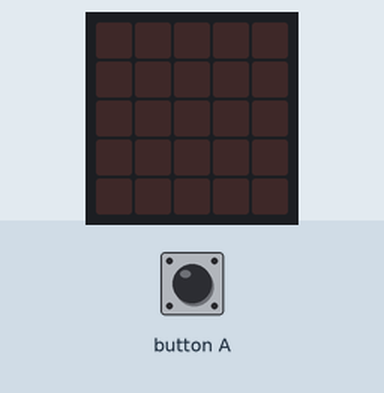
The program below on a simulated BBC micro:bit (MakeCode). On the bench: the board's 5×5 LED display. The inputs (shaded band) are chosen by the test bench.

Above: at 1.2 s.
1.3 s: button A pressed for 0.15 s
At 2.6 s:
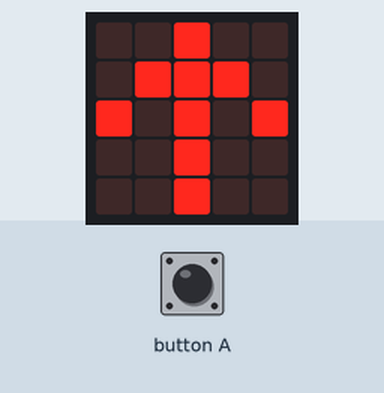
2.9 s: button A pressed for 0.15 s
At 3.8 s:
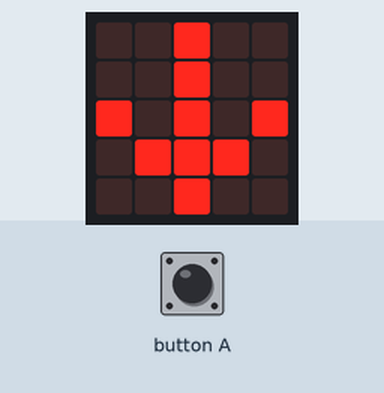
Timing chart, 0 to 5.9 s (numbered marks = the images above; inputs shaded):
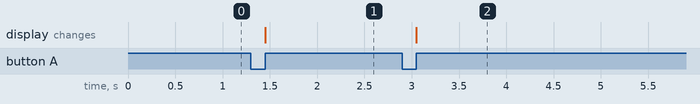

The program:

main.ts
```typescript
input.onButtonPressed(Button.A, function () {
    if (fel == true) {
        basic.showArrow(ArrowNames.North)
        fel = false
    } else if (fel == false) {
        basic.showArrow(ArrowNames.South)
        fel = true
    }
})
let fel = false
fel = true
```

test.ts
```typescript
// ide kerülnek a tesztek; a rendszer ezt nem kompilálja, ha a csomagot bővítményként használják.
```

Measured:
- after the input at 1.3 s, the display: changes after 0.15 s (image 1)
- after the input at 2.9 s, the display: changes after 0.15 s (image 2)
